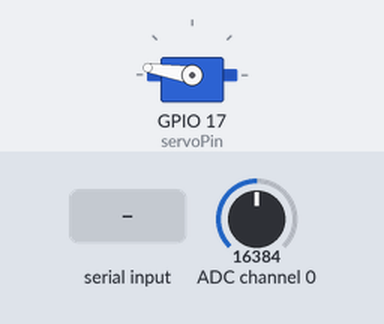
Bench run of a program on a simulated Raspberry Pi (BCM pin numbers). On the bench: servo. Inputs (shaded band) come from the test bench; at power-on: ADC channel 0 = 16384 (analog values on the 0–32767 scale). Servo angles are drawn from the pulse width (0.5 ms = 0°, 2.5 ms = 180°); what the program prints to the terminal is not drawn.

Above: at 1.2 s.
1.3 s: "S" received over the second serial link
2.8 s: "M" received over the second serial link
4.3 s: "200" received over the second serial link
Timing chart, 0 to 7.3 s (numbered marks = the images above; inputs shaded):
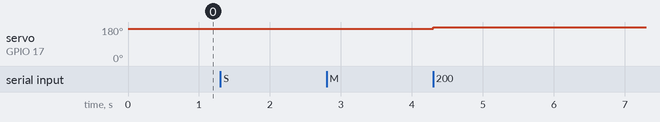

The program:

comunicacionSerialJuego.py
```python
# -*- coding: utf-8 -*-
"""
Created on Thu Oct 15 21:49:01 2020

@author: Santiago Caro
"""

import RPi.GPIO as GPIO
import time
import numpy as np
import serial
import Adafruit_ADS1x15

pc=serial.Serial("/dev/ttyACM0",9600)
vel=0
flex=0
ang=0

#Inicializacion servo
servoPin=17
GPIO.setmode(GPIO.BCM)
GPIO.setup(servoPin,GPIO.OUT)
servo=GPIO.PWM(servoPin,50) #Servo con Pulse Cycle 20 ms=50Hz
servo.start(12)

#Inicialización ADC
adc=Adafruit_ADS1x15.ADS1115()
GAIN=1#Para leer valores entre 0 y 4.095V


while True:
    instruction=pc.read().decode()
    print(instruction)
    valueADC=adc.read_adc(0,gain=GAIN)

    if (instruction=="S"):
        vel+=31
        flex+=37
        ang=int(valueADC*240/26368)
        pc.write(("V"+str(len(str(vel)))+str(vel)+"A"+str(len(str(ang)))+str(ang)+"F"+str(len(str(flex)))+str(flex)+"/").encode())


    elif(instruction=="M"):
        grado=pc.read(3).decode()
        print("Grado: "+grado)
        pulso=int(grado)*11/180+1
        #pc.write("Y".encode())
        servo.ChangeDutyCycle(pulso)

# instruction=pc.read().decode()
# print(instruction)

# if (instruction=="S"):
#     vel+=111
#     flex+=37
#     cad+=123
#     # pc.write(("V"+len(str(vel))+str(vel)+"F"+len(str(flex))+str(flex)+"C"+len(str(cad))+str(cad).encode()))
#     pc.write(("V"+str(len(str(vel)))+str(vel)).encode())

# while True:
#     print(pc.read().decode())
```

Measured:
- after the input at 1.3 s, every drawn part: stays the same
- after the input at 2.8 s, every drawn part: stays the same
- after the input at 4.3 s, servo on GPIO 17 (servoPin): 171° → 180° at once
